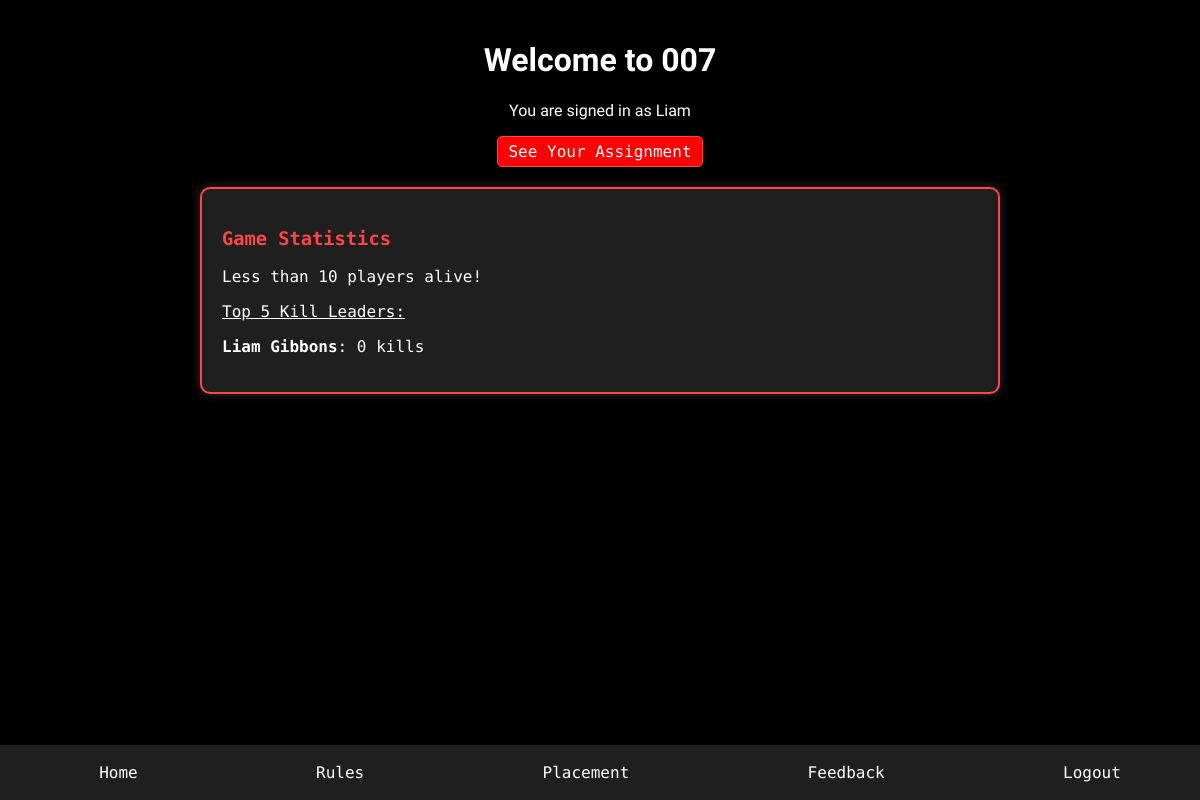
Page / (signed in) on the committed database.
### users/models.py (models this page shows, shortened)
class CustomUser(AbstractUser):
    @property
    def name(self):
        return f"{self.first_name} {self.last_name}"

class Player(models.Model):
    user = models.OneToOneField(CustomUser, on_delete=models.CASCADE)
    is_dead = models.BooleanField(default=False)
    target_name = models.CharField(max_length=255, blank=True, null=True)
    target_pk = models.IntegerField(null=True, blank=True)
    agent_name = models.CharField(max_length=255, blank=True, null=True)
    kills = models.IntegerField(default=0)
    is_playing = models.BooleanField(default=True)
    is_winner = models.BooleanField(default=False)
    in_waiting = models.BooleanField(default=False)
    have_eliminated_today = models.BooleanField(default=False)

### users/views.py (the view, shortened to what this page needs)
# urls.py: 2. Add a URL to urlpatterns:  path('', views.home, name='home')
def home(request):
    param_value = request.GET.get('param')
    team_deleted = request.GET.get('team_deleted')
    print(team_deleted)
    winners = StatManager.get_winner()
    match winners[0]:
        case 0:
            winner = None
        case 1:
            winner = winners[1].user.name
        case 2:
            winner = winners[1].group_name
        case _:
            winner = None
    context = {'param': param_value, 'kill_leaders': StatManager().get_kill_rankings(),
               'players_alive': StatManager().get_alive_players_count(), 'winner': winner, 'ggame': GameManager.is_placing_groups()}
    return render(request, "users/home.html", context)

### users/game.py (called while the page is built)
    @staticmethod
    def is_placing_groups():
        if Game.objects.all() == None or len(Game.objects.all()) == 0:
            return False
        return Game.objects.all()[0].placing_groups == True

### users/stats.py (called while the page is built)
    @staticmethod
    def get_kill_rankings():
        return Player.objects.filter(is_playing=True).order_by('-kills')[:5]

    @staticmethod
    def get_alive_players_count():
        count = Player.objects.filter(is_dead=False, is_playing = True).count()
        if count < 10:
            return 10
        elif count < 20:
            return 20
        elif count < 30:
            return 30
        else:
            return count

    @staticmethod
    def get_winner():
        player_winner = Player.objects.filter(is_winner=True)
        group_winner = AgentGroup.objects.filter(is_winner=True)
        returning = []
        if player_winner.count() == 1:
            returning.append(1)
            returning.append(player_winner[0])
        elif group_winner.count() == 1:
            returning.append(2)
            returning.append(group_winner[0])
        else:
            returning.append(0)
            returning.append(None)
        return returning

### users/templates/users/home.html (shortened to what this page needs)
{% load static %}
<!DOCTYPE html>
<html lang="en">
<head>
    <link rel="stylesheet" href="{% static 'users/assassin.css' %}" />
    <link rel="stylesheet" href="{% static 'users/assassin.css' %}" />
    <link rel="stylesheet" href="{% static 'users/assassin.css' %}" />
</head>
<body>
    <div class="container">
        {% load socialaccount %}
        {% if user.is_authenticated %}
        <div class="user-info">
            <h1 class="heading">Welcome to 007</h1>
            <p class="heading">You are signed in as {{user.first_name}}</p>
            <div class="links">
                <a href="assignmentdirection" class="assignment-button">See Your Assignment</a>
            </div>
        </div>
        <div class="statistics">
            <h3>Game Statistics</h3>
            {% if players_alive == 10 %}
            <p>Less than 10 players alive!</p>
            {% elif players_alive == 20 %}
            <p>Less than 20 players alive!</p>
            {% elif players_alive == 30 %}
            <p>Less than 30 players alive!</p>
            {% else %}
            <p><u>Players Alive</u>: {{ players_alive }}</p>
            {% endif %}
            <p><u>Top 5 Kill Leaders:</u></p>
            <ul>
                {% for player in kill_leaders %}
                    <li><strong>{{ player.user.name }}</strong>: {{ player.kills }} kills</li>
                {% endfor %}
            </ul>
        </div>
        {% endif %}
    </div>
    <div class="navbar">
        <a href="{% url 'users:home' %}">Home</a>
        <a href="{% url 'users:rules' %}">Rules</a>
        {% if ggame %}
            <a href="{% url 'users:placement' %}">Placement</a>
        {% endif %}
        <a href="{% url 'users:complaints' %}">Feedback</a>
        <a href="{% url 'users:logout' %}">Logout</a>
    </div>
</body>
</html>

### users/static/users/assassin.css (style rules this page uses)
body { background-color: black; color: white; font-family: 'Fira Code', monospace; margin: 0; }
.heading { font-family: 'Black Ops One', cursive; }
.container { max-width: 800px; margin: 0 auto; padding: 20px; }
.user-info { text-align: center; }
.links a { color: white; text-decoration: none; margin: 0 10px; padding: 5px 10px; border: 1px solid #FF4545; border-radius: 5px; transition: color 0.3s, border-color 0.3s; }
body { background-color: black; color: white; font-family: 'Segoe UI', Tahoma, Geneva, Verdana, sans-serif; margin: 0; }
a { color: red; text-decoration: none; transition: color 0.3s ease; }
.statistics { border: 2px solid #FF4545; padding: 20px; border-radius: 10px; margin-top: 20px; background-color: #1f1f1f; box-shadow: 0 0 10px rgba(255, 255, 255, 0.2); color: white; }
.statistics h3 { color: #FF4545; }
.statistics ul { list-style: none; padding: 0; }
.statistics li { margin-bottom: 10px; }
.navbar { position: fixed; bottom: 0; width: 100%; background-color: #1f1f1f; padding: 10px; display: flex; justify-content: space-around; }
.navbar a { color: white; text-decoration: none; padding: 8px 12px; border-radius: 5px; transition: background-color 0.3s, color 0.3s; }
.assignment-button { background-color: red; color: white; padding: 10px 20px; text-decoration: none; border-radius: 5px; display: inline-block; transition: background-color 0.3s ease; }

### users/templates/users/home.html (style rules this page uses)
body { background-color: black; color: white; font-family: 'Fira Code', monospace; margin: 0; }
.heading { font-family: 'Black Ops One', cursive; }

### rows in the picture
CustomUser: first_name "Liam"
Player: user.name "Liam Gibbons", kills "0"
